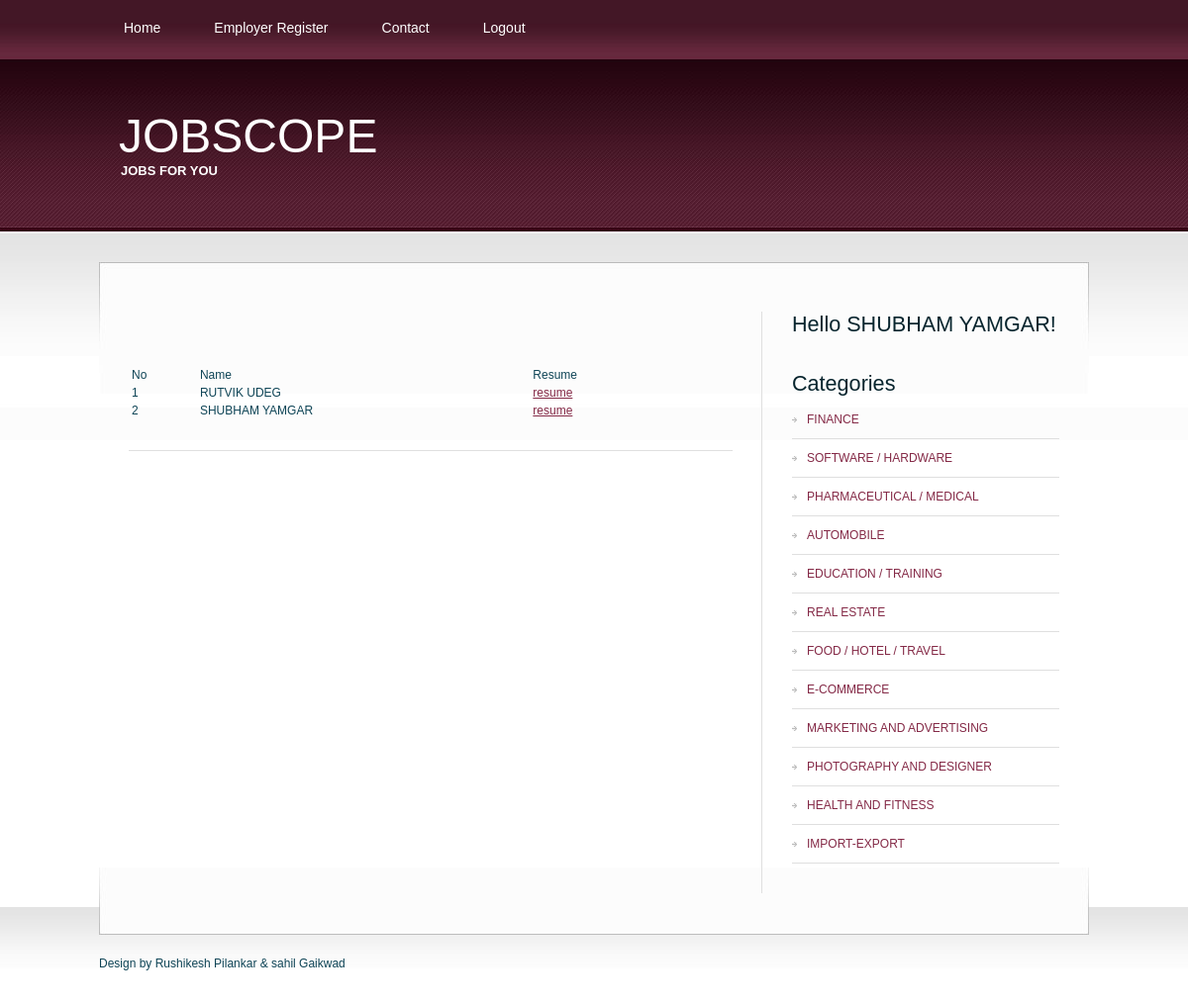
Page /show.php?id=15 (signed in) on the committed database.
### tables this page shows
CREATE TABLE `employees` (
  `ee_id` int(4) NOT NULL auto_increment,
  `ee_fnm` varchar(30) NOT NULL,
  `ee_pwd` varchar(10) NOT NULL,
  `ee_gender` varchar(1) NOT NULL,
  `ee_email` varchar(30) NOT NULL,
  `ee_add` varchar(300) NOT NULL,
  `ee_phno` varchar(10) NOT NULL,
  `ee_mobileno` varchar(10) NOT NULL,
  `ee_current_location` varchar(20) NOT NULL,
  `ee_annualsalary` int(10) NOT NULL,
  `ee_current_industry` varchar(20) NOT NULL,
  `ee_qualification` varchar(10) NOT NULL,
  `ee_profile` varchar(300) NOT NULL,
  `ee_resume` longtext NOT NULL,
  PRIMARY KEY  (`ee_id`)
);

CREATE TABLE `categories` (
  `cat_id` int(4) NOT NULL auto_increment,
  `cat_nm` varchar(30) NOT NULL,
  PRIMARY KEY  (`cat_id`)
);

### show.php (the view, shortened to what this page needs)
<?php session_start();
	    $link=mysqli_connect("localhost","root","","jobscope")or die("can not connect");
		$q="select * from employees where ee_id in(select a_uid from applicants where a_jid=".$_GET['id']." )";
		$res=mysqli_query($link,$q) or die ("wrong query");
?>
<!DOCTYPE html PUBLIC "-//W3C//DTD XHTML 1.0 Strict//EN" "http://www.w3.org/TR/xhtml1/DTD/xhtml1-strict.dtd">
<html xmlns="http://www.w3.org/1999/xhtml">
<head>
<?php
include("includes/head.inc.php");
?>
</head>
<body>
<div id="header-wrapper">
	<div id="header">
	<div id="menu">
		<?php
		include("includes/menu.inc.php");
		?>
		</div>
		<div id="search">
	</div>
</div>
<div id="logo">
	<?php
	include("includes/logo.inc.php");
	?>
	</div>
<div id="wrapper">
	<div id="page">
		<div id="page-bgtop">
			<div id="content">
				<div class="post">
					<h2 class="title"><?php echo $_GET['nm']; ?></h2>
					<p class="meta"></p>
					<div class="entry">
					<table border="0" width="100%">
				<tr>
						<td width="10%">No
						<td width="50%">Name
						<td width="30%">Resume
					</tr>
				<?php
				$count=1;
					while($row=mysqli_fetch_array($res))
					{
						echo '<tr> <td width="10%">'.$count.'
								<td width="50%">'.$row['ee_fnm'].'
								<td width="30%"><a href="'.$row['ee_resume'].'">resume</a>
								';
							$count++;
					}
				?>
					</table>
					</div>
				</div>
			</div>
			<div id="sidebar">
			<?php
		include("includes/sidebar.inc.php");
		?>
			</div>
			<div style="clear: both;">&nbsp;</div>
		</div>
	</div>
</div>
<div id="footer-bgcontent">
	<div id="footer">
		<?php
		include("includes/footer.inc.php");
		?>
	</div>
</div>
</body>
</html>

### includes/sidebar.inc.php (shortened to what this page needs)
<ul>
					<li>
					<?php
				if(isset($_SESSION['status']))
				{
					echo '<h2 class="title">Hello '.$_SESSION['unm'].'!</h2>';
				}
				?>
					</li>
					<li>
						<h2>Categories </h2>
						<ul>
					<?php
						$link=mysqli_connect("localhost","root","","jobscope")or die("can not connect");
						$q="select * from categories";
						$res=mysqli_query($link,$q) or die("cant connect");
						while($row=mysqli_fetch_assoc($res))
						{
							echo '<li><a href="jobs_by_category.php?cat='.$row['cat_nm'].'">'.$row['cat_nm'].'</a></li>';
						}
					?>
						</ul>
					</li>
				</ul>

### style.css (style rules this page uses)
body { margin: 0px; padding: 0; background: url(images/img01.jpg) repeat-x left top; font-family: Arial, Helvetica, sans-serif; font-size: 12px; color: #0E4456; }
h1, h2, h3 { margin: 0; font-weight: normal; color: #08252E; }
h2 { font-size: 18px; }
p, ul, ol { margin-top: 0; line-height: 220%; text-align: justify; }
a { color: #842946; }
#wrapper { margin: 0px; padding: 30px 0px 0px 0px; }
#header-wrapper { margin: 0px; padding: 0px; }
#header { width: 1000px; height: 60px; margin: 0 auto; }
#menu { float: left; width: 690px; height: 60px; }
#search { float: right; width: 310px; height: 60px; }
#page { width: 1000px; margin: 0 auto; padding: 0px; background: url(images/img04.jpg) no-repeat left bottom; }
#page-bgtop { padding: 50px 30px 0px 30px; background: url(images/img05.jpg) no-repeat left top; }
#logo { width: 1000px; height: 175px; margin: 0 auto; }
#content { float: left; width: 610px; }
.post { margin-bottom: 45px; border-bottom: 1px solid #DFDFDF; }
.post .title { height: 30px; color: #08252E; }
.post .meta { margin-left: 2px; padding: 2px 30px 2px 16px; font-family: Arial, Helvetica, sans-serif; font-weight: normal; font-size: 10px; color: #66665E; }
.post .entry { padding: 10px 0 30px 0; }
#sidebar { float: right; width: 300px; font-family: Arial, Helvetica, sans-serif; font-size: 12px; border-left: 1px solid #DFDFDF; }
#sidebar ul { margin: 0px 0px 0px 30px; padding: 0; list-style: none; line-height: normal; }
#sidebar li { margin-bottom: 30px; }
#sidebar li ul { margin: 0px; padding: 0px; }
#sidebar li li { margin: 0; padding: 12px 0px 12px 15px; border-bottom: 1px solid #DFDFDF; background: url(images/img09.jpg) no-repeat left 17px; }
#sidebar li li a { font-weight: normal; }
#sidebar h2 { height: 30px; font-size: 1.8em; font-weight: normal; }
#sidebar a { text-align: left; text-decoration: none; font-weight: bold; }
#footer-bgcontent { margin: 0px; padding: 0px; height: 70px; background: url(images/img02.jpg) repeat-x left top; }
#footer { width: 1000px; height: 49px; margin: 0 auto; padding-top: 50px; background: url(images/img03.jpg) no-repeat left top; }

### rows in the picture
employees: ee_fnm "RUTVIK UDEG"
employees: ee_fnm "SHUBHAM YAMGAR"
categories: cat_nm "FINANCE"
categories: cat_nm "SOFTWARE / HARDWARE"
categories: cat_nm "PHARMACEUTICAL / MEDICAL"
categories: cat_nm "AUTOMOBILE"
categories: cat_nm "EDUCATION / TRAINING"
categories: cat_nm "REAL ESTATE"
categories: cat_nm "FOOD / HOTEL / TRAVEL"
categories: cat_nm "E-COMMERCE"
categories: cat_nm "MARKETING AND ADVERTISING"
categories: cat_nm "PHOTOGRAPHY AND DESIGNER"
categories: cat_nm "HEALTH AND FITNESS"
categories: cat_nm "IMPORT-EXPORT"

### other values in the picture
$_SESSION['unm'] "SHUBHAM YAMGAR"
